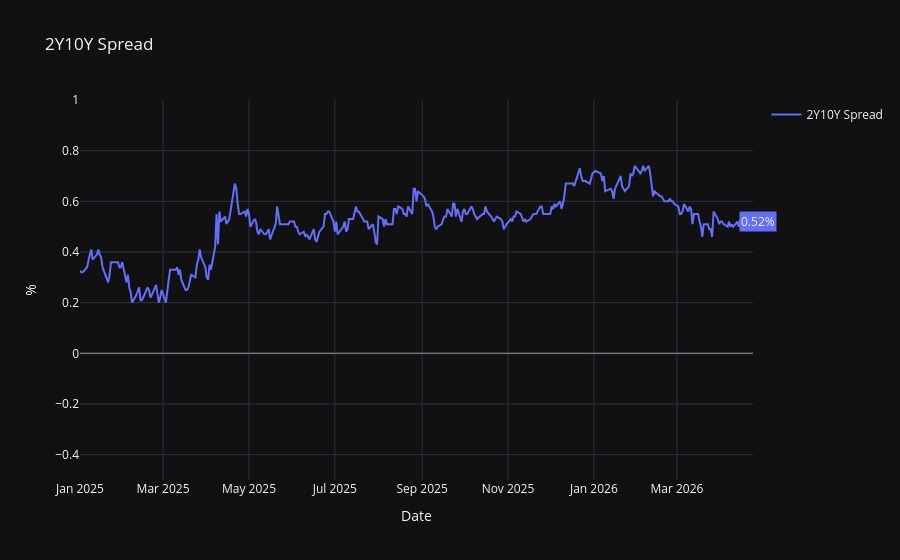

The notebook cell saved with this chart:
### Code cell
# 2Y10Y Spread
def get_twoten():
    twoten = pd.DataFrame({})
    twoten["2Y10Y Yield Spread"] = combined_df["DGS10"] - combined_df["DGS2"]
    twoten["Fed Funds Rate - Upper Limit"] = combined_df["DFEDTARU"]
    twoten_clean = twoten.dropna()
    fig = go.Figure()

    fig.add_trace(
        go.Scatter(
            x=twoten_clean.index,          
            y=twoten_clean["2Y10Y Yield Spread"],
            mode='lines',
            name="2Y10Y Spread",
            hovertemplate='%{x}, %{y:.2f}%'
        )
    )

    fig.add_hline(y=0, line_dash="solid", line_color="grey", line_width=1)

    fig.add_annotation(xref="paper",
            x=1.035, y=twoten_clean['2Y10Y Yield Spread'].asof(pd.Timestamp(TODAY)),
            text=f"{twoten_clean['2Y10Y Yield Spread'].asof(pd.Timestamp(TODAY)):.2f}%",
            showarrow=False,
            yshift=0,
            bgcolor="#636EFA"
            )

    fig.update_layout(
        title="2Y10Y Spread",
        xaxis_title="Date",
        yaxis_title="%",
        xaxis=dict(range=[CHART_START_DATE,TODAY]),
        yaxis=dict(range=[-0.5,1]),
        template="plotly_dark",
        showlegend=True
    )
    fig.show()


get_twoten()

### Figure 1 — Plotly figure (JSON) as saved in the notebook; plotly's stock layout.template omitted (floating-point values rounded to 4 significant figures; data arrays with more than 128 entries replaced by an {"elided": "..."} marker saying what was removed)
{"data": [{"hovertemplate": "%{x}, %{y:.2f}%", "mode": "lines", "name": "2Y10Y Spread", "type": "scatter", "x": {"elided": "4338 str values"}, "y": {"elided": "4338 float values"}}], "layout": {"annotations": [{"bgcolor": "#636EFA", "showarrow": false, "text": "0.52%", "x": 1.035, "xref": "paper", "y": 0.52, "yshift": 0}], "shapes": [{"line": {"color": "grey", "dash": "solid", "width": 1}, "type": "line", "x0": 0, "x1": 1, "xref": "x domain", "y0": 0, "y1": 0, "yref": "y"}], "showlegend": true, "title": {"text": "2Y10Y Spread"}, "xaxis": {"range": ["2025-01-01", "2026-04-24"], "title": {"text": "Date"}}, "yaxis": {"range": [-0.5, 1], "title": {"text": "%"}}}}
